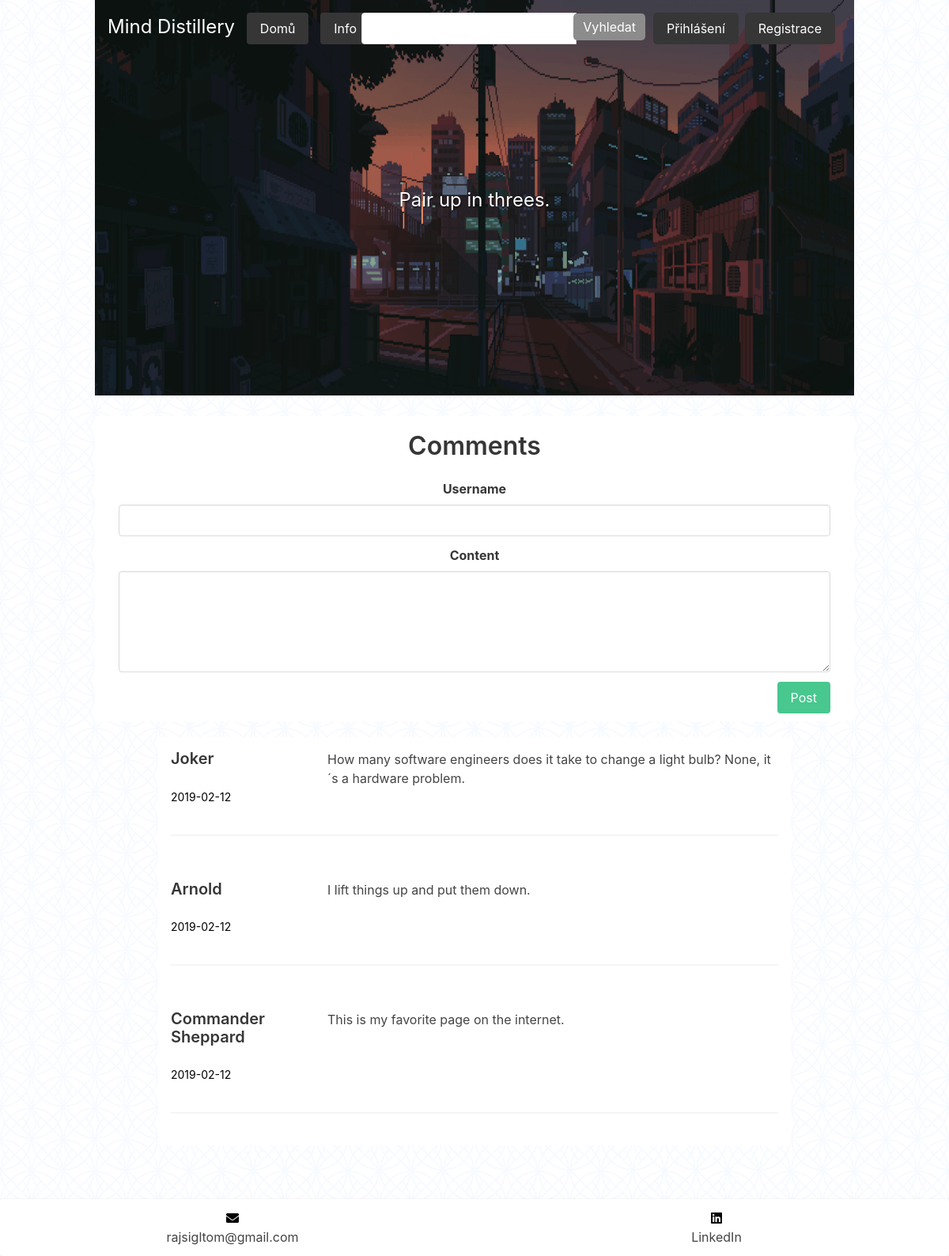
The page /comments on the database its author committed.
### minddis/models.py (models this page shows, shortened)
class Comment(db.Model):
    id = db.Column(db.Integer, primary_key=True)
    username = db.Column(db.String(20), nullable=False)
    content = db.Column(db.Text(500), nullable=False)
    date_posted = db.Column(db.DateTime, nullable=False, default=datetime.utcnow)

### minddis/routes.py (the view)
@app.route("/comments", methods=['GET', 'POST'])
def comments():
    r_quote = random_quote()
    r = random_bg()
    comments = Comment.query.order_by(Comment.date_posted.desc())
    form = CommentForm()
    if form.validate_on_submit():
        comment = Comment(username=form.username.data, content=form.content.data)
        db.session.add(comment)
        db.session.commit()
        flash('Comment added.')
        return redirect(url_for('comments'))
    return render_template('comments.html', title='Comment', r=r,
                           r_quote=r_quote, comments=comments, form=form)

### minddis/forms.py
class CommentForm(FlaskForm):
    username = StringField('Username',
                           validators=[DataRequired(), Length(min=2, max=20)])
    content = TextAreaField('Content', validators=[DataRequired()])
    submit = SubmitField('Post')

### minddis/routes.py (called while the page is built)
def random_bg():
    r = random.choice(os.listdir(os.path.join(app.static_folder, 'backgrounds')))
    return r

### minddis/templates/comments.html (shortened to what this page needs)
{% extends "layout.html" %}
{% block comment %}
    {% for comment in comments %}
    <section class='comments'>
        <div class='columns'>
            <div class='column is-3'>
                <h3 class='title is-5'> {{ comment.username }}</h3>
                <small class="text-muted ">{{ comment.date_posted.strftime('%Y-%m-%d') }}</small>
            </div>
            <div class='column is-9'>
                <p>{{ comment.content }}</p>
            </div>
        </div>
    <hr>
    </section>
    {% endfor %}
{% endblock %}
{% block content %}
    <div class="content-section">
        <form method="POST" action="">
            <legend class="title is-3">Comments</legend>
            <div class="field">
                {{ form.username.label(class="label") }}
                {% if form.username.errors %}
                    {{ form.username(class="control input") }}
                        {% for error in form.username.errors %}
                            <p class="help is-danger">{{ error }}</p>
                        {% endfor %}
                {% else %}
                    {{ form.username(class="control input") }}
                {% endif %}
            </div>
            <div class="field">
                {{ form.content.label(class="label") }}
                {% if form.content.errors %}
                    {{ form.content(class="control input") }}
                        {% for error in form.content.errors %}
                            <p class="help is-danger">{{ error }}</p>
                        {% endfor %}
                {% else %}
                    {{ form.content(class="textarea") }}
                {% endif %}
            </div>
            <p class="control">{{ form.submit(class="button is-success is-pulled-right") }}</p>
        </form>
    </div>
{% endblock %}

### minddis/static/main.css (style rules this page uses)
* { margin: 0; padding: 0; border: 0; outline: 0; font-size: 100%; vertical-align: baseline; background: transparent; }
body { background-color: #ffffff; color: #333333; }
h1, h2, h3, h4, h5, h6, p { color: #444444; }
a, small { color:#000; }
.content-section { margin:auto; background: #ffffff; padding: 20px 30px 50px 30px; border-radius: 3px; margin-bottom: 20px; margin-top: 20px; max-width: 1000px; }
.comments { margin:auto; padding: 1rem; background-color: #fff; max-width: 800px; }

### rows shown on the page
Comment: username "Joker", date_posted "2019-02-12", content "How many software engineers does it take to change a light bulb? None, it´s a hardware problem."
Comment: username "Arnold", date_posted "2019-02-12", content "I lift things up and put them down."
Comment: username "Commander Sheppard", date_posted "2019-02-12", content "This is my favorite page on the internet."

### other values the page prints
{{ r_quote }} "Pair up in threes."
